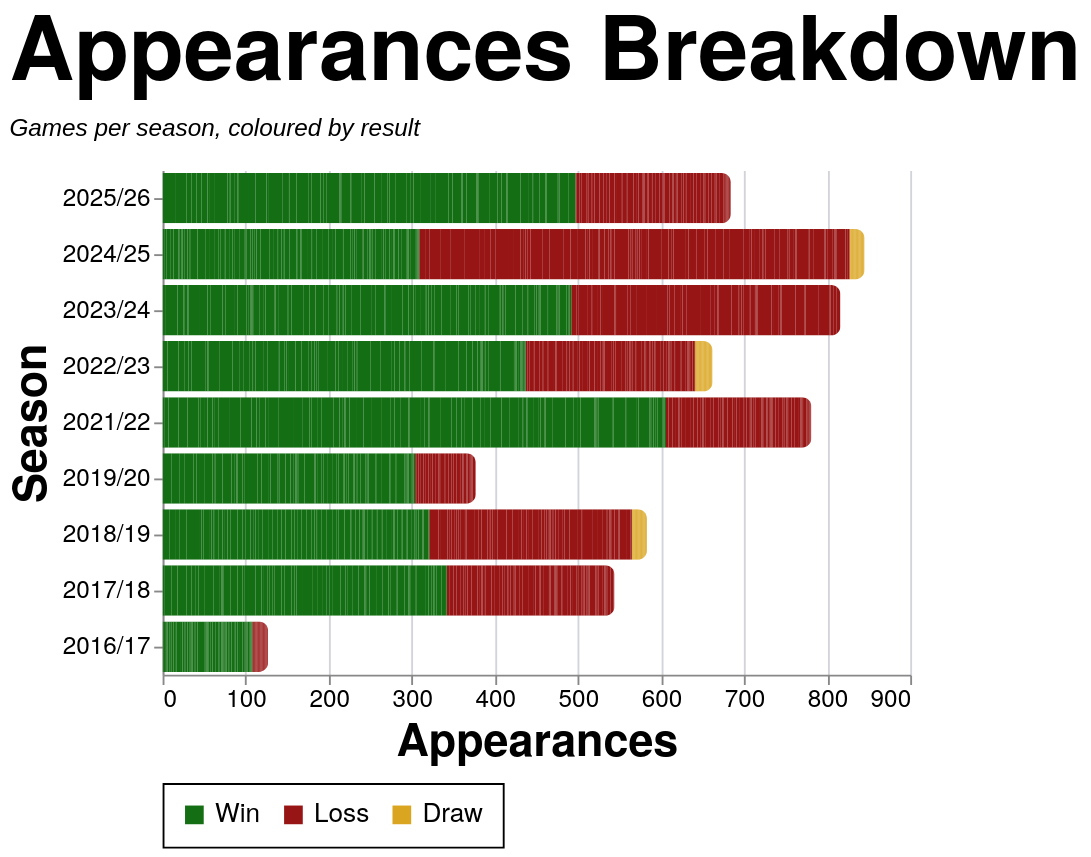

Express this chart as Vega-Lite.
### Vega-Lite specification from a JSON file in a GitHub repository (floating-point values rounded to 4 significant figures; data arrays with more than 128 entries replaced by an {"elided": "..."} marker saying what was removed)
{"config": {"axis": {"labelFont": "PT Sans Narrow, Helvetica Neue, Helvetica, Arial, sans-serif", "titleFont": "PT Sans Narrow, Helvetica Neue, Helvetica, Arial, sans-serif", "labelFontSize": 13, "titleFontSize": 24, "gridColor": "#202947", "gridOpacity": 0.2, "zindex": 1}, "text": {"font": "Lato, sans-serif"}, "bar": {"cornerRadiusEnd": 5}, "header": {"labelFont": "PT Sans Narrow, Helvetica Neue, Helvetica, Arial, sans-serif", "titleFont": "PT Sans Narrow, Helvetica Neue, Helvetica, Arial, sans-serif", "labelFontSize": 24, "titleFontSize": 28, "labelFontWeight": "bold", "orient": "left"}, "legend": {"labelFont": "PT Sans Narrow, Helvetica Neue, Helvetica, Arial, sans-serif", "titleFont": "PT Sans Narrow, Helvetica Neue, Helvetica, Arial, sans-serif", "labelFontSize": 14, "titleFontSize": 16, "titlePadding": 5, "fillColor": "white", "strokeColor": "black", "padding": 10, "titleFontWeight": "lighter", "titleFontStyle": "italic", "titleColor": "gray", "offset": 10}, "title": {"font": "PT Sans Narrow, Helvetica Neue, Helvetica, Arial, sans-serif", "fontSize": 48, "fontWeight": "bold", "anchor": "start", "align": "center", "titlePadding": 20, "subtitlePadding": 10, "subtitleFontSize": 13, "subtitleColor": "", "subtitleFontStyle": "italic", "offset": 15, "color": "black"}, "axisX": {"labelAngle": 0}, "facet": {"title": null, "header": null, "align": {"row": "each", "column": "each"}}, "resolve": {"scale": {"y": "independent", "facet": "independent"}}, "background": "transparent", "scale": {"offsetBandPaddingOuter": 0.2, "offsetBandPaddingInner": 0.1}, "view": {"stroke": null, "background": "transparent"}}, "data": {"name": "data-d4210a9fbb443d01487ee675ce8e035c"}, "mark": {"type": "bar"}, "encoding": {"color": {"field": "color_value", "legend": {"orient": "bottom", "title": null}, "scale": {"domain": ["Win", "Loss", "Draw"], "range": ["#146f14", "#981515", "goldenrod"]}, "sort": {"field": "sum(apps)", "op": "sum", "order": "descending"}, "type": "nominal"}, "tooltip": [{"field": "player", "title": "Player", "type": "nominal"}, {"field": "season", "title": "Season", "type": "nominal"}, {"field": "color_value", "title": "Group", "type": "nominal"}, {"aggregate": "sum", "field": "apps", "title": "Appearances", "type": "quantitative"}], "x": {"aggregate": "sum", "field": "apps", "title": "Appearances", "type": "quantitative"}, "y": {"field": "season", "sort": {"field": "season_sort", "op": "max", "order": "descending"}, "title": "Season", "type": "nominal"}}, "height": {"step": 30}, "title": {"text": "Appearances Breakdown", "subtitle": "Games per season, coloured by result"}, "width": 400, "$schema": "https://vega.github.io/schema/vega-lite/v5.20.1.json", "datasets": {"data-d4210a9fbb443d01487ee675ce8e035c": {"elided": "2502 records"}}}
